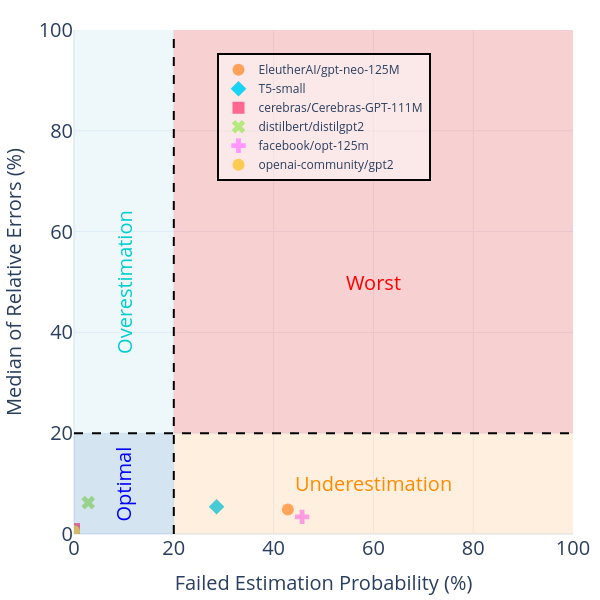

The notebook cell saved with this chart:
### Code cell
fig = e_plot.llm_plot_probability_estimation_vs_error_scatter_diagram_model_base(
    title="Evaluation-Comparison of Success Rate vs Relative Error-SGD",
    data_dir=project_base,
    image_size=(800, 800),
    title_font_size=35,
    legend_font_size=30,
    tickfont_size=25,
    quadrant_font_size=40,
    marker_size=16,
    view_mode=True
)
fig.show()

### Figure 1 — Plotly figure (JSON) as saved in the notebook; plotly's stock layout.template omitted (floating-point values rounded to 4 significant figures)
{"data": [{"customdata": [[15, 20]], "hovertemplate": "model=EleutherAI/gpt-neo-125M<br>Failed Estimation Probability  (%)=%{x}<br>Relative Error (%)=%{y}<br>Correct_Estimation_False_Count=%{customdata[0]}<br>Correct_Estimation_True_Count=%{customdata[1]}<extra></extra>", "legendgroup": "EleutherAI/gpt-neo-125M", "marker": {"color": "#FFA15A", "symbol": "circle", "size": 12}, "mode": "markers", "name": "EleutherAI/gpt-neo-125M", "orientation": "v", "showlegend": true, "x": [42.86], "xaxis": "x", "y": [4.88], "yaxis": "y", "type": "scatter"}, {"customdata": [[10, 25]], "hovertemplate": "model=T5-small<br>Failed Estimation Probability  (%)=%{x}<br>Relative Error (%)=%{y}<br>Correct_Estimation_False_Count=%{customdata[0]}<br>Correct_Estimation_True_Count=%{customdata[1]}<extra></extra>", "legendgroup": "T5-small", "marker": {"color": "#19d3f3", "symbol": "diamond", "size": 12}, "mode": "markers", "name": "T5-small", "orientation": "v", "showlegend": true, "x": [28.57], "xaxis": "x", "y": [5.41], "yaxis": "y", "type": "scatter"}, {"customdata": [[0, 35]], "hovertemplate": "model=cerebras/Cerebras-GPT-111M<br>Failed Estimation Probability  (%)=%{x}<br>Relative Error (%)=%{y}<br>Correct_Estimation_False_Count=%{customdata[0]}<br>Correct_Estimation_True_Count=%{customdata[1]}<extra></extra>", "legendgroup": "cerebras/Cerebras-GPT-111M", "marker": {"color": "#FF6692", "symbol": "square", "size": 12}, "mode": "markers", "name": "cerebras/Cerebras-GPT-111M", "orientation": "v", "showlegend": true, "x": [0.0], "xaxis": "x", "y": [0.98], "yaxis": "y", "type": "scatter"}, {"customdata": [[1, 34]], "hovertemplate": "model=distilbert/distilgpt2<br>Failed Estimation Probability  (%)=%{x}<br>Relative Error (%)=%{y}<br>Correct_Estimation_False_Count=%{customdata[0]}<br>Correct_Estimation_True_Count=%{customdata[1]}<extra></extra>", "legendgroup": "distilbert/distilgpt2", "marker": {"color": "#B6E880", "symbol": "x", "size": 12}, "mode": "markers", "name": "distilbert/distilgpt2", "orientation": "v", "showlegend": true, "x": [2.857], "xaxis": "x", "y": [6.22], "yaxis": "y", "type": "scatter"}, {"customdata": [[16, 19]], "hovertemplate": "model=facebook/opt-125m<br>Failed Estimation Probability  (%)=%{x}<br>Relative Error (%)=%{y}<br>Correct_Estimation_False_Count=%{customdata[0]}<br>Correct_Estimation_True_Count=%{customdata[1]}<extra></extra>", "legendgroup": "facebook/opt-125m", "marker": {"color": "#FF97FF", "symbol": "cross", "size": 12}, "mode": "markers", "name": "facebook/opt-125m", "orientation": "v", "showlegend": true, "x": [45.71], "xaxis": "x", "y": [3.4], "yaxis": "y", "type": "scatter"}, {"customdata": [[0, 33]], "hovertemplate": "model=openai-community/gpt2<br>Failed Estimation Probability  (%)=%{x}<br>Relative Error (%)=%{y}<br>Correct_Estimation_False_Count=%{customdata[0]}<br>Correct_Estimation_True_Count=%{customdata[1]}<extra></extra>", "legendgroup": "openai-community/gpt2", "marker": {"color": "#FECB52", "symbol": "circle", "size": 12}, "mode": "markers", "name": "openai-community/gpt2", "orientation": "v", "showlegend": true, "x": [0.0], "xaxis": "x", "y": [0.56], "yaxis": "y", "type": "scatter"}], "layout": {"xaxis": {"anchor": "y", "domain": [0.0, 1.0], "title": {"text": "Failed Estimation Probability (%)", "font": {"size": 20}}, "tickfont": {"size": 20}, "range": [0, 100]}, "yaxis": {"anchor": "x", "domain": [0.0, 1.0], "title": {"text": "Median of Relative Errors (%)", "font": {"size": 20}}, "tickfont": {"size": 20}, "range": [0, 100]}, "legend": {"title": {}, "tracegroupgap": 0, "font": {"size": 12}, "orientation": "v", "yanchor": "bottom", "y": 0.7, "xanchor": "center", "x": 0.5, "bgcolor": "rgba(255,255,255,0.5)", "bordercolor": "Black", "borderwidth": 2}, "margin": {"t": 30, "l": 20, "r": 10, "b": 50}, "shapes": [{"fillcolor": "rgba(44, 123, 182, 0.2)", "line": {"width": 0}, "type": "rect", "x0": 0, "x1": 20, "y0": 0, "y1": 20}, {"fillcolor": "rgba(253, 174, 97, 0.2)", "line": {"width": 0}, "type": "rect", "x0": 20, "x1": 100, "y0": 0, "y1": 20}, {"fillcolor": "rgba(171, 217, 233, 0.2)", "line": {"width": 0}, "type": "rect", "x0": 0, "x1": 20, "y0": 20, "y1": 100}, {"fillcolor": "rgba(215, 25, 28, 0.2)", "line": {"width": 0}, "type": "rect", "x0": 20, "x1": 100, "y0": 20, "y1": 100}, {"line": {"color": "black", "dash": "dash", "width": 2}, "type": "line", "x0": 20, "x1": 20, "y0": 0, "y1": 100}, {"line": {"color": "black", "dash": "dash", "width": 2}, "type": "line", "x0": 0, "x1": 100, "y0": 20, "y1": 20}], "annotations": [{"font": {"color": "blue", "size": 20}, "showarrow": false, "text": "Optimal", "textangle": -90, "x": 10.0, "xanchor": "center", "y": 10.0, "yanchor": "middle"}, {"font": {"color": "DarkOrange", "size": 20}, "showarrow": false, "text": "Underestimation", "x": 60.0, "xanchor": "center", "y": 10.0, "yanchor": "middle"}, {"font": {"color": "DarkTurquoise", "size": 20}, "showarrow": false, "text": "Overestimation", "textangle": -90, "x": 10.0, "xanchor": "center", "y": 50.0, "yanchor": "middle"}, {"font": {"color": "red", "size": 20}, "showarrow": false, "text": "Worst", "x": 60.0, "xanchor": "center", "y": 50.0, "yanchor": "middle"}], "font": {"size": 20}, "width": 600, "height": 600}}
